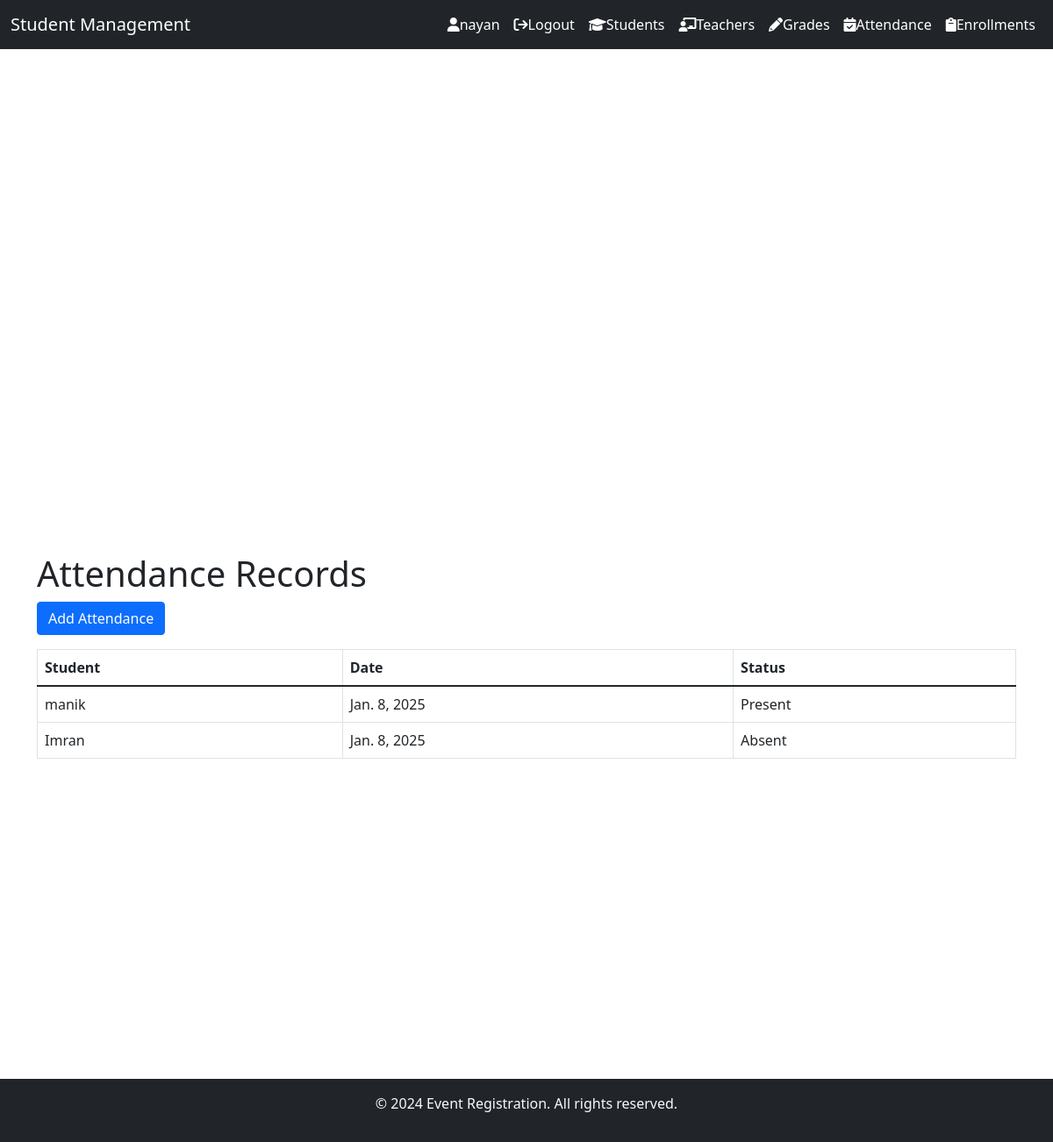
Page /attendance/ (signed in) on the committed database.
### students/models.py (models this page shows, shortened)
class Attendance(models.Model):
    student = models.ForeignKey(Student, related_name='attendance_records', on_delete=models.CASCADE)
    date = models.DateField()
    status = models.CharField(max_length=10, choices=[('present', 'Present'), ('absent', 'Absent')])

class Student(models.Model):
    name = models.CharField(max_length=100)
    age = models.PositiveIntegerField()
    email = models.EmailField(unique=True)
    roll_number = models.CharField(max_length=10, unique=True)
    student_class = models.ForeignKey(Class, related_name='students', on_delete=models.CASCADE)
    enrollment_date = models.DateField(auto_now_add=True)

### students/views.py (the view)
# urls.py: path('attendance/', views.attendance_list, name='attendance_list'),
def attendance_list(request):
    attendance_records = Attendance.objects.all()
    return render(request, 'attendance/attendance_list.html', {'attendance_records': attendance_records})

### students/templates/attendance/attendance_list.html
{% extends 'Students/base.html' %}
{% block content %}
{% if user.is_authenticated %}
<div class="container" style="margin-top: 70px; min-height: 600px;">
    <h1>Attendance Records</h1>
    <a href="{% url 'attendance_create' %}" class="btn btn-primary mb-3">Add Attendance</a>
    <table class="table table-bordered">
      <thead>
        <tr>
          <th scope="col">Student</th>
          <th scope="col">Date</th>
          <th scope="col">Status</th>
        </tr>
      </thead>
      <tbody>
        {% for record in attendance_records %}
          <tr>
            <td>{{ record.student.name }}</td>
            <td>{{ record.date }}</td>
            <td>{{ record.get_status_display }}</td>
          </tr>
        {% empty %}
          <tr>
            <td colspan="3" class="text-center">No attendance records found.</td>
          </tr>
        {% endfor %}
      </tbody>
    </table>
</div>
{% else %}
<h3 class="text-danger m-2">You are not allow, Please Login In!</h3> <br> <br> <br> <br>
{% endif %}
{% endblock content %}

### students/templates/students/navbar.html (shortened to what this page needs)
<nav class="navbar navbar-expand-lg navbar-dark bg-dark fixed-top">
  <div class="container-fluid">
    <a class="navbar-brand" href="/">Student Management</a>
    <div class="collapse navbar-collapse" id="navbarNavAltMarkup">
      <div class="navbar-nav ms-auto">
        {% if request.user.is_authenticated %}
          <a class="nav-link text-white" href="#"><i class="fa fa-user"></i>{{ request.user }}</a>
          <a class="nav-link text-white" href="{% url 'logout' %}"><i class="fa fa-sign-out"></i>Logout</a>
        <a class="nav-link text-white" href="{% url 'student_list' %}"><i class="fa fa-graduation-cap"></i>Students</a>
        <a class="nav-link text-white" href="{% url 'teacher_list' %}"><i class="fa fa-chalkboard-teacher"></i>Teachers</a>
        <a class="nav-link text-white" href="{% url 'grade_list' %}"><i class="fa fa-pencil-alt"></i>Grades</a>
        <a class="nav-link text-white" href="{% url 'attendance_list' %}"><i class="fa fa-calendar-check"></i>Attendance</a>
        <a class="nav-link text-white" href="{% url 'enrollment_list' %}"><i class="fa fa-clipboard"></i>Enrollments</a>
        {% endif %}
      </div>
    </div>
  </div>
</nav>

### rows in the picture
Attendance: student.name "manik", date "Jan. 8, 2025", status "Present"
Attendance: student.name "Imran", date "Jan. 8, 2025", status "Absent"

### other values in the picture
{{ request.user }} "nayan"
